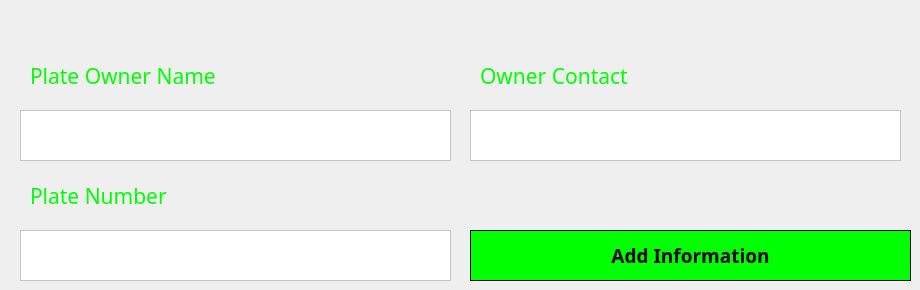
      <widget class="QWidget" name="tab">
       <attribute name="title">
        <string>Add New Plate</string>
       </attribute>
       <widget class="QLabel" name="plate_txt_label">
        <property name="geometry">
         <rect>
          <x>30</x>
          <y>50</y>
          <width>231</width>
          <height>51</height>
         </rect>
        </property>
        <property name="font">
         <font>
          <family>Bahnschrift</family>
          <pointsize>16</pointsize>
         </font>
        </property>
        <property name="styleSheet">
         <string notr="true">color: rgb(0, 255, 0);</string>
        </property>
        <property name="text">
         <string>Plate Owner Name</string>
        </property>
       </widget>
       <widget class="QPlainTextEdit" name="owner_name">
        <property name="geometry">
         <rect>
          <x>20</x>
          <y>110</y>
          <width>431</width>
          <height>51</height>
         </rect>
        </property>
        <property name="font">
         <font>
          <family>Bahnschrift</family>
          <pointsize>18</pointsize>
         </font>
        </property>
        <property name="styleSheet">
         <string notr="true">background-color: rgb(255, 255, 255);
color: rgb(0, 255, 0);</string>
        </property>
       </widget>
       <widget class="QLabel" name="plate_nbr_label">
        <property name="geometry">
         <rect>
          <x>30</x>
          <y>170</y>
          <width>231</width>
          <height>51</height>
         </rect>
        </property>
        <property name="font">
         <font>
          <family>Bahnschrift</family>
          <pointsize>16</pointsize>
         </font>
        </property>
        <property name="styleSheet">
         <string notr="true">color: rgb(0, 255, 0);</string>
        </property>
        <property name="text">
         <string>Plate Number</string>
        </property>
       </widget>
       <widget class="QPlainTextEdit" name="plate_number_txt">
        <property name="geometry">
         <rect>
          <x>20</x>
          <y>230</y>
          <width>431</width>
          <height>51</height>
         </rect>
        </property>
        <property name="font">
         <font>
          <family>Bahnschrift</family>
          <pointsize>18</pointsize>
         </font>
        </property>
        <property name="styleSheet">
         <string notr="true">background-color: rgb(255, 255, 255);
color: rgb(0, 255, 0);</string>
        </property>
       </widget>
       <widget class="QLabel" name="owner_contact_label">
        <property name="geometry">
         <rect>
          <x>480</x>
          <y>50</y>
          <width>231</width>
          <height>51</height>
         </rect>
        </property>
        <property name="font">
         <font>
          <family>Bahnschrift</family>
          <pointsize>16</pointsize>
         </font>
        </property>
        <property name="styleSheet">
         <string notr="true">color: rgb(0, 255, 0);</string>
        </property>
        <property name="text">
         <string>Owner Contact</string>
        </property>
       </widget>
       <widget class="QPlainTextEdit" name="owner_contact">
        <property name="geometry">
         <rect>
          <x>470</x>
          <y>110</y>
          <width>431</width>
          <height>51</height>
         </rect>
        </property>
        <property name="font">
         <font>
          <family>Bahnschrift</family>
          <pointsize>18</pointsize>
         </font>
        </property>
        <property name="styleSheet">
         <string notr="true">background-color: rgb(255, 255, 255);
color: rgb(0, 255, 0);</string>
        </property>
       </widget>
       <widget class="QPushButton" name="add_information">
        <property name="geometry">
         <rect>
          <x>470</x>
          <y>230</y>
          <width>441</width>
          <height>51</height>
         </rect>
        </property>
        <property name="font">
         <font>
          <family>Bahnschrift</family>
          <pointsize>14</pointsize>
          <weight>75</weight>
          <bold>true</bold>
         </font>
        </property>
        <property name="styleSheet">
         <string notr="true">border:1px solid black;
background-color: rgb(0, 255, 0);</string>
        </property>
        <property name="text">
         <string>Add Information</string>
        </property>
        <property name="icon">
         <iconset>
          <normaloff>../icons/dashboard.png</normaloff>../icons/dashboard.png</iconset>
        </property>
        <property name="iconSize">
         <size>
          <width>60</width>
          <height>35</height>
         </size>
        </property>
       </widget>
      </widget>
